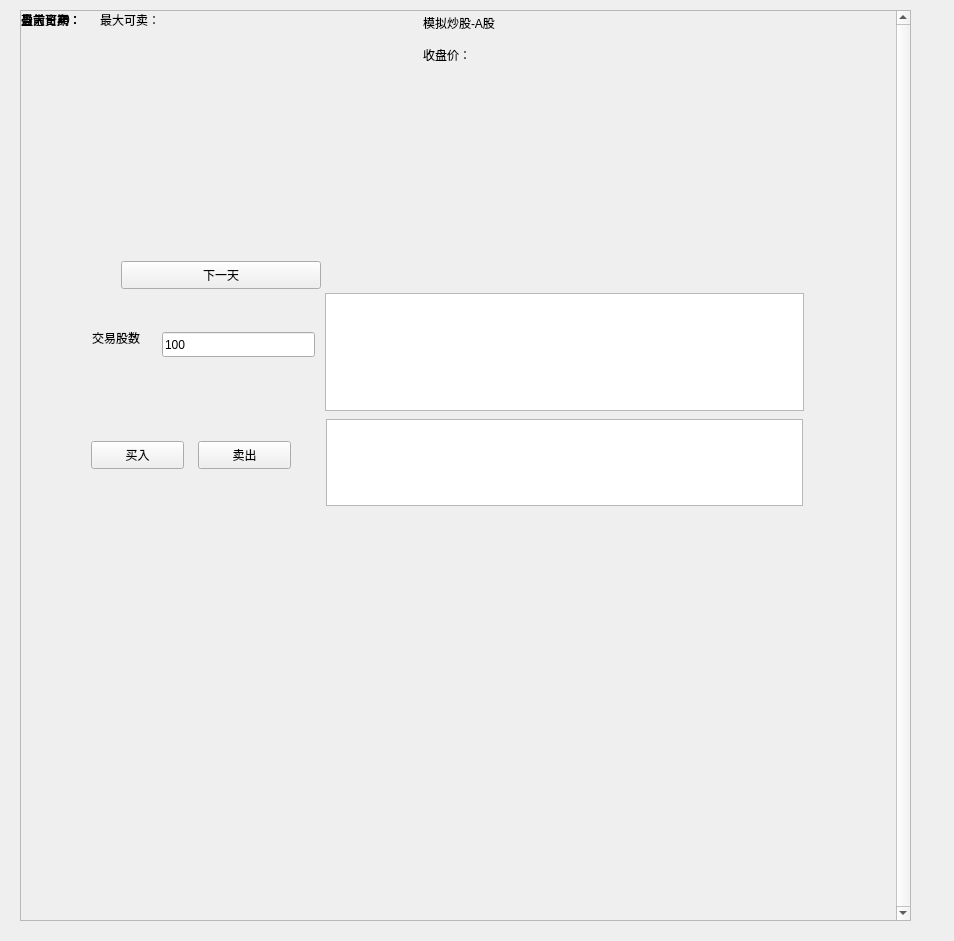
<?xml version="1.0" encoding="UTF-8"?>
<ui version="4.0">
 <class>Widget</class>
 <widget class="QWidget" name="Widget">
  <property name="geometry">
   <rect>
    <x>0</x>
    <y>0</y>
    <width>954</width>
    <height>941</height>
   </rect>
  </property>
  <property name="windowTitle">
   <string>Widget</string>
  </property>
  <widget class="QScrollArea" name="scrollArea">
   <property name="geometry">
    <rect>
     <x>20</x>
     <y>10</y>
     <width>891</width>
     <height>911</height>
    </rect>
   </property>
   <property name="verticalScrollBarPolicy">
    <enum>Qt::ScrollBarAlwaysOn</enum>
   </property>
   <property name="horizontalScrollBarPolicy">
    <enum>Qt::ScrollBarAsNeeded</enum>
   </property>
   <property name="widgetResizable">
    <bool>true</bool>
   </property>
   <widget class="QWidget" name="scrollAreaWidgetContents">
    <property name="geometry">
     <rect>
      <x>0</x>
      <y>0</y>
      <width>868</width>
      <height>909</height>
     </rect>
    </property>
    <widget class="QPushButton" name="pushButton">
     <property name="geometry">
      <rect>
       <x>100</x>
       <y>250</y>
       <width>200</width>
       <height>28</height>
      </rect>
     </property>
     <property name="minimumSize">
      <size>
       <width>200</width>
       <height>0</height>
      </size>
     </property>
     <property name="text">
      <string>下一天</string>
     </property>
    </widget>
    <widget class="QWidget" name="widget" native="true">
     <property name="geometry">
      <rect>
       <x>50</x>
       <y>80</y>
       <width>291</width>
       <height>121</height>
      </rect>
     </property>
     <property name="minimumSize">
      <size>
       <width>70</width>
       <height>70</height>
      </size>
     </property>
     <property name="maximumSize">
      <size>
       <width>16777215</width>
       <height>16777215</height>
      </size>
     </property>
    </widget>
    <widget class="QPushButton" name="pushButton_sellout">
     <property name="geometry">
      <rect>
       <x>177</x>
       <y>430</y>
       <width>93</width>
       <height>28</height>
      </rect>
     </property>
     <property name="text">
      <string>卖出</string>
     </property>
    </widget>
    <widget class="QTableView" name="tableView_profit">
     <property name="geometry">
      <rect>
       <x>305</x>
       <y>408</y>
       <width>477</width>
       <height>87</height>
      </rect>
     </property>
     <property name="minimumSize">
      <size>
       <width>430</width>
       <height>0</height>
      </size>
     </property>
    </widget>
    <widget class="QLineEdit" name="lineEdit">
     <property name="geometry">
      <rect>
       <x>141</x>
       <y>321</y>
       <width>153</width>
       <height>25</height>
      </rect>
     </property>
     <property name="text">
      <string>100</string>
     </property>
    </widget>
    <widget class="QTableView" name="tableView">
     <property name="geometry">
      <rect>
       <x>304</x>
       <y>282</y>
       <width>479</width>
       <height>118</height>
      </rect>
     </property>
    </widget>
    <widget class="QLabel" name="label_3">
     <property name="geometry">
      <rect>
       <x>71</x>
       <y>317</y>
       <width>60</width>
       <height>19</height>
      </rect>
     </property>
     <property name="text">
      <string>交易股数</string>
     </property>
    </widget>
    <widget class="QPushButton" name="pushButton_buyin">
     <property name="geometry">
      <rect>
       <x>70</x>
       <y>430</y>
       <width>93</width>
       <height>28</height>
      </rect>
     </property>
     <property name="text">
      <string>买入</string>
     </property>
    </widget>
    <widget class="QLabel" name="label_8">
     <property name="geometry">
      <rect>
       <x>30</x>
       <y>510</y>
       <width>821</width>
       <height>381</height>
      </rect>
     </property>
     <property name="styleSheet">
      <string notr="true">#label_8
{
	border-image:url(:/new/prefix1/resource/try.png);
}</string>
     </property>
     <property name="text">
      <string/>
     </property>
    </widget>
    <widget class="QWidget" name="">
     <layout class="QHBoxLayout" name="horizontalLayout_6">
      <item>
       <widget class="QLabel" name="label_6">
        <property name="text">
         <string>当前资产：</string>
        </property>
       </widget>
      </item>
      <item>
       <widget class="QLabel" name="label_totalmoney">
        <property name="styleSheet">
         <string notr="true">color:blue;</string>
        </property>
        <property name="text">
         <string/>
        </property>
       </widget>
      </item>
     </layout>
    </widget>
    <widget class="QWidget" name="">
     <layout class="QHBoxLayout" name="horizontalLayout_7">
      <item>
       <widget class="QLabel" name="label_7">
        <property name="text">
         <string>当前日期：</string>
        </property>
       </widget>
      </item>
      <item>
       <widget class="QLabel" name="label_date">
        <property name="styleSheet">
         <string notr="true"/>
        </property>
        <property name="text">
         <string/>
        </property>
       </widget>
      </item>
     </layout>
    </widget>
    <widget class="QWidget" name="">
     <layout class="QHBoxLayout" name="horizontalLayout_3">
      <item>
       <widget class="QLabel" name="label_4">
        <property name="text">
         <string>最大可买：</string>
        </property>
       </widget>
      </item>
      <item>
       <widget class="QLabel" name="label_maxbuyin">
        <property name="styleSheet">
         <string notr="true">color:blue;

</string>
        </property>
        <property name="text">
         <string/>
        </property>
       </widget>
      </item>
      <item>
       <widget class="QLabel" name="label_5">
        <property name="text">
         <string>最大可卖：</string>
        </property>
       </widget>
      </item>
      <item>
       <widget class="QLabel" name="label_maxsellout">
        <property name="styleSheet">
         <string notr="true">color:blue;</string>
        </property>
        <property name="text">
         <string/>
        </property>
       </widget>
      </item>
     </layout>
    </widget>
    <widget class="QWidget" name="">
     <layout class="QHBoxLayout" name="horizontalLayout_5">
      <item>
       <widget class="QLabel" name="label_profit">
        <property name="text">
         <string>盈亏：</string>
        </property>
       </widget>
      </item>
      <item>
       <widget class="QLabel" name="label_2">
        <property name="styleSheet">
         <string notr="true"/>
        </property>
        <property name="text">
         <string>0</string>
        </property>
       </widget>
      </item>
     </layout>
    </widget>
    <widget class="QLabel" name="label_title">
     <property name="geometry">
      <rect>
       <x>402</x>
       <y>2</y>
       <width>92</width>
       <height>19</height>
      </rect>
     </property>
     <property name="text">
      <string>模拟炒股-A股</string>
     </property>
    </widget>
    <widget class="QWidget" name="">
     <property name="geometry">
      <rect>
       <x>402</x>
       <y>28</y>
       <width>311</width>
       <height>31</height>
      </rect>
     </property>
     <layout class="QHBoxLayout" name="horizontalLayout_4">
      <item>
       <widget class="QLabel" name="label">
        <property name="text">
         <string>收盘价：</string>
        </property>
       </widget>
      </item>
      <item>
       <widget class="QLabel" name="label_close">
        <property name="styleSheet">
         <string notr="true"/>
        </property>
        <property name="text">
         <string/>
        </property>
       </widget>
      </item>
      <item>
       <widget class="QLabel" name="label_arrow">
        <property name="text">
         <string/>
        </property>
       </widget>
      </item>
     </layout>
    </widget>
   </widget>
  </widget>
 </widget>
 <resources/>
 <connections/>
</ui>
